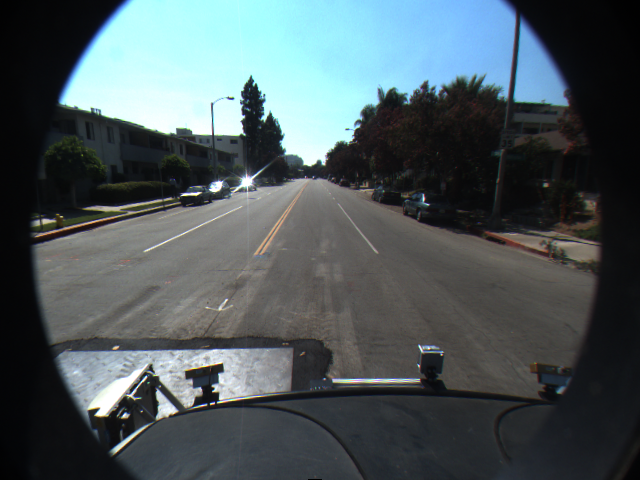
#> input picture images/lane_detection/f00000.png, 640 x 480 px
$ jupyter execute --allow-errors 04_BlockMatching_HarrisCorners.ipynb   (shell and % lines are left out)
#> lines starting #> are read from the running program, lines starting #| are printed output that depends on the picture; after the words box and inside, x2 and y2 are one past the last pixel; in counts of white or black regions, pixels touching at a corner belong together
# Assignment 4: Block Matching and Harris Corner Detection
## Ex. 4.1 Dense Optical Flow by Block Matching
* implement the block matching method as shown in the lecture
* take two frames from the datasets "lane_detection" or "racecar" with variable distances in time (1, 2, x) and compute the vector flow field
* display a subset of flow vectors on the gray-value version of the first image, by drawing a respective line. adjust the grid density such that not too many vectors overlap (**RESULT**)

[cell 1]
import matplotlib.pyplot as plt
import matplotlib.patches as patches
from skimage import io, data, feature, color
import numpy as np
import math

# [59 lines left out: functions findMatch, blockMatching, not called in this run]

# chose other images if you like
lane1 = io.imread('images/lane_detection/f00000.png')
#> lane1 is the input picture: shape (480, 640, 3); mean R, G, B 76.8, 88.1, 91.5
#> (the rest of this cell did not finish here and is left out)

## Ex. 4.2 Harris Corner Detection
* implement the Harris Corner Detector as discussed in the lecture
* compute corners in the first image and track them with Lucas-Kanade (use e.g. the function "calcOpticalFlowPyrLK" in OpenCV)
* mark the positions of your Harris corners and draw the flow vectors found by Lucas-Kanade on the gray-value versions of the first image (**RESULT**)

[cell 2]
import cv2

# [37 lines left out: functions calculateGradients, findCorners, not called in this run]


def trackLane():

    lk_params = dict( winSize  = (15, 15),
                  maxLevel = 2,
                  criteria = (cv2.TERM_CRITERIA_EPS | cv2.TERM_CRITERIA_COUNT, 10, 0.03))
#> lk_params = {'winSize': (15, 15), 'maxLevel': 2, 'criteria': (3, 10, 0.03)}

    lane1 = io.imread('images/lane_detection/f00000.png')
    lane1Grey = color.rgb2gray(lane1)
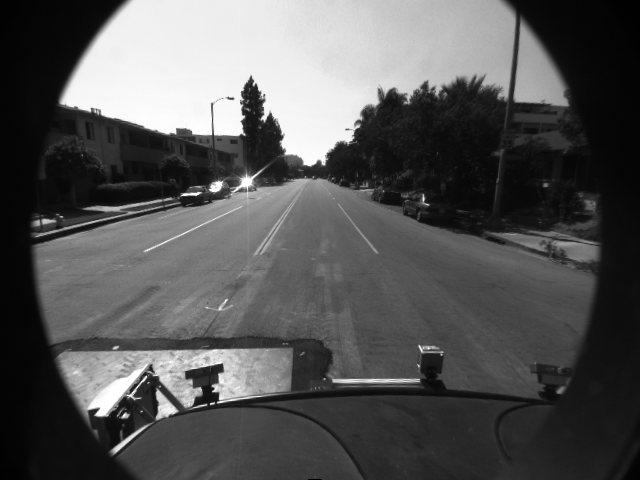
#> lane1Grey: shape (480, 640) float64; min 0, max 1, mean 0.337
    frame1_gray = np.uint8(lane1Grey)
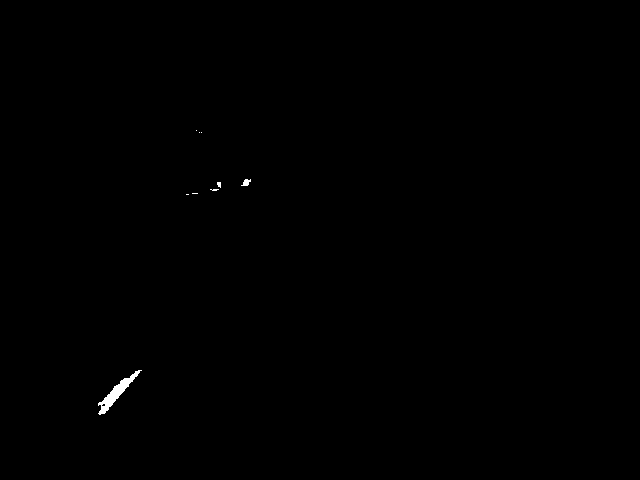
#> frame1_gray: shape (480, 640); values 0 (black) and 1 (white), 0.18% white; 9 white regions (7 under 20 px), largest, box (x1, y1, x2, y2) and area: (98, 370, 142, 415) 461, (241, 179, 251, 186) 43

    lane2 = io.imread('images/lane_detection/f00001.png')
    lane2Grey = color.rgb2gray(lane2)
    frame2_gray = np.uint8(lane1Grey)

    img0, img1 = frame1_gray, frame2_gray
    corners = findCorners(lane1)

    flow_matches, _st, _err = cv2.calcOpticalFlowPyrLK(img0, img1, corners, None, **lk_params)

    currentAxis = plt.gca()
    for new, old in zip(flow_matches, corners):
        old_x, old_y = old[0]
        new_x, new_y = new[0]
        dx, dy = (new_x-old_x, new_y - old_y)
        currentAxis.add_patch(
            patches.Arrow(old_x, old_y, dx, dy, edgecolor="red")
        )

    lane1Grey = color.gray2rgb(lane1Grey)
    plt.imshow(lane1Grey)

#> (the rest of this cell did not finish here and is left out)

$ run again, with images/lane_detection/f00002.png copied over images/lane_detection/f00000.png
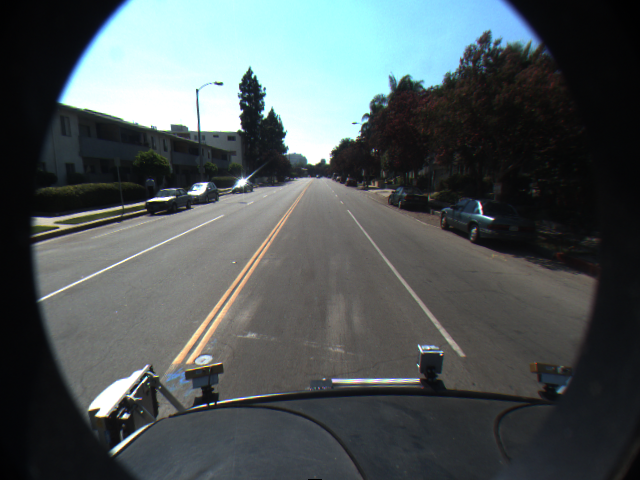
#> input picture images/lane_detection/f00002.png, 640 x 480 px
#> lane1 is the input picture: shape (480, 640, 3); mean R, G, B 79, 87.3, 88.4
#> lk_params = {'winSize': (15, 15), 'maxLevel': 2, 'criteria': (3, 10, 0.03)}
#> in trackLane, `lane1Grey = color.rgb2gray(lane1)`:
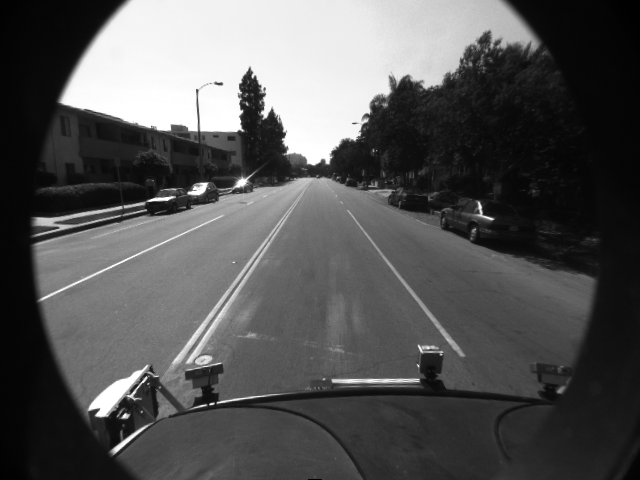
#> lane1Grey: shape (480, 640) float64; min 0, max 1, mean 0.336
#> in trackLane, `frame1_gray = np.uint8(lane1Grey)`:
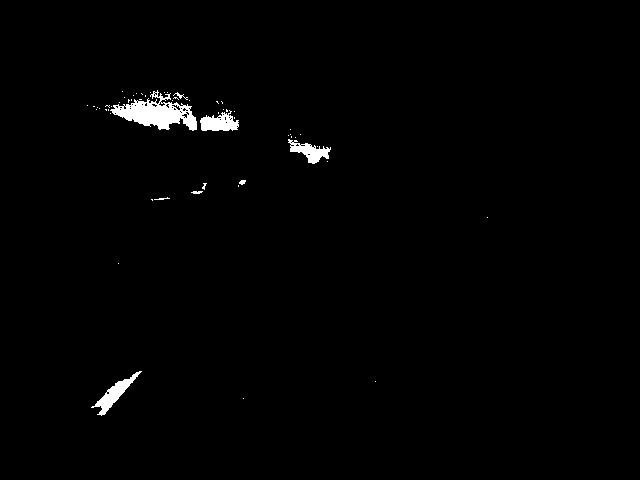
#> frame1_gray: shape (480, 640); values 0 (black) and 1 (white), 1.1% white; 56 white regions (48 under 20 px), largest, box (x1, y1, x2, y2) and area: (110, 90, 197, 131) 1639, (91, 371, 142, 416) 573, (200, 110, 239, 131) 518
